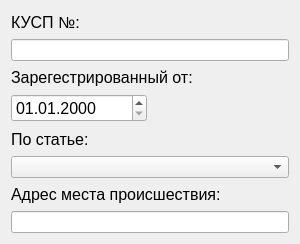
<?xml version="1.0" encoding="UTF-8"?>
<ui version="4.0">
 <class>kusp_form</class>
 <widget class="QWidget" name="kusp_form">
  <property name="windowModality">
   <enum>Qt::NonModal</enum>
  </property>
  <property name="geometry">
   <rect>
    <x>0</x>
    <y>0</y>
    <width>300</width>
    <height>244</height>
   </rect>
  </property>
  <property name="sizePolicy">
   <sizepolicy hsizetype="Fixed" vsizetype="Fixed">
    <horstretch>0</horstretch>
    <verstretch>0</verstretch>
   </sizepolicy>
  </property>
  <property name="font">
   <font>
    <pointsize>12</pointsize>
   </font>
  </property>
  <property name="windowTitle">
   <string>Form</string>
  </property>
  <layout class="QVBoxLayout" name="verticalLayout" stretch="0">
   <item>
    <layout class="QHBoxLayout" name="horizontalLayout">
     <item>
      <layout class="QGridLayout" name="gridLayout" rowstretch="0,0,0,0,0,0,0,0">
       <item row="4" column="0" colspan="2">
        <widget class="QLabel" name="label_3">
         <property name="text">
          <string>По статье:</string>
         </property>
         <property name="alignment">
          <set>Qt::AlignLeading|Qt::AlignLeft|Qt::AlignVCenter</set>
         </property>
        </widget>
       </item>
       <item row="0" column="0" colspan="2">
        <widget class="QLabel" name="label">
         <property name="text">
          <string>КУСП №:</string>
         </property>
         <property name="alignment">
          <set>Qt::AlignLeading|Qt::AlignLeft|Qt::AlignVCenter</set>
         </property>
        </widget>
       </item>
       <item row="2" column="0" colspan="2">
        <widget class="QLabel" name="label_2">
         <property name="text">
          <string>Зарегестрированный от:</string>
         </property>
         <property name="alignment">
          <set>Qt::AlignLeading|Qt::AlignLeft|Qt::AlignVCenter</set>
         </property>
        </widget>
       </item>
       <item row="1" column="0" colspan="2">
        <widget class="QLineEdit" name="number_cb">
         <property name="sizePolicy">
          <sizepolicy hsizetype="Preferred" vsizetype="Fixed">
           <horstretch>0</horstretch>
           <verstretch>0</verstretch>
          </sizepolicy>
         </property>
         <property name="minimumSize">
          <size>
           <width>180</width>
           <height>22</height>
          </size>
         </property>
         <property name="maximumSize">
          <size>
           <width>16777215</width>
           <height>22</height>
          </size>
         </property>
        </widget>
       </item>
       <item row="3" column="0">
        <widget class="QDateEdit" name="formation_date_le">
         <property name="currentSection">
          <enum>QDateTimeEdit::DaySection</enum>
         </property>
         <property name="displayFormat">
          <string>dd.MM.yyyy</string>
         </property>
         <property name="calendarPopup">
          <bool>false</bool>
         </property>
         <property name="date">
          <date>
           <year>2000</year>
           <month>1</month>
           <day>1</day>
          </date>
         </property>
        </widget>
       </item>
       <item row="5" column="0" colspan="2">
        <widget class="QComboBox" name="item_de">
         <property name="sizePolicy">
          <sizepolicy hsizetype="Preferred" vsizetype="Fixed">
           <horstretch>0</horstretch>
           <verstretch>0</verstretch>
          </sizepolicy>
         </property>
         <property name="minimumSize">
          <size>
           <width>180</width>
           <height>22</height>
          </size>
         </property>
         <property name="maximumSize">
          <size>
           <width>16777215</width>
           <height>22</height>
          </size>
         </property>
        </widget>
       </item>
       <item row="6" column="0" colspan="2">
        <widget class="QLabel" name="label_4">
         <property name="text">
          <string>Адрес места происшествия:</string>
         </property>
        </widget>
       </item>
       <item row="7" column="0" colspan="2">
        <widget class="QLineEdit" name="number_cb_2">
         <property name="sizePolicy">
          <sizepolicy hsizetype="Preferred" vsizetype="Fixed">
           <horstretch>0</horstretch>
           <verstretch>0</verstretch>
          </sizepolicy>
         </property>
         <property name="minimumSize">
          <size>
           <width>180</width>
           <height>22</height>
          </size>
         </property>
         <property name="maximumSize">
          <size>
           <width>16777215</width>
           <height>22</height>
          </size>
         </property>
        </widget>
       </item>
      </layout>
     </item>
    </layout>
   </item>
  </layout>
 </widget>
 <resources/>
 <connections/>
</ui>
